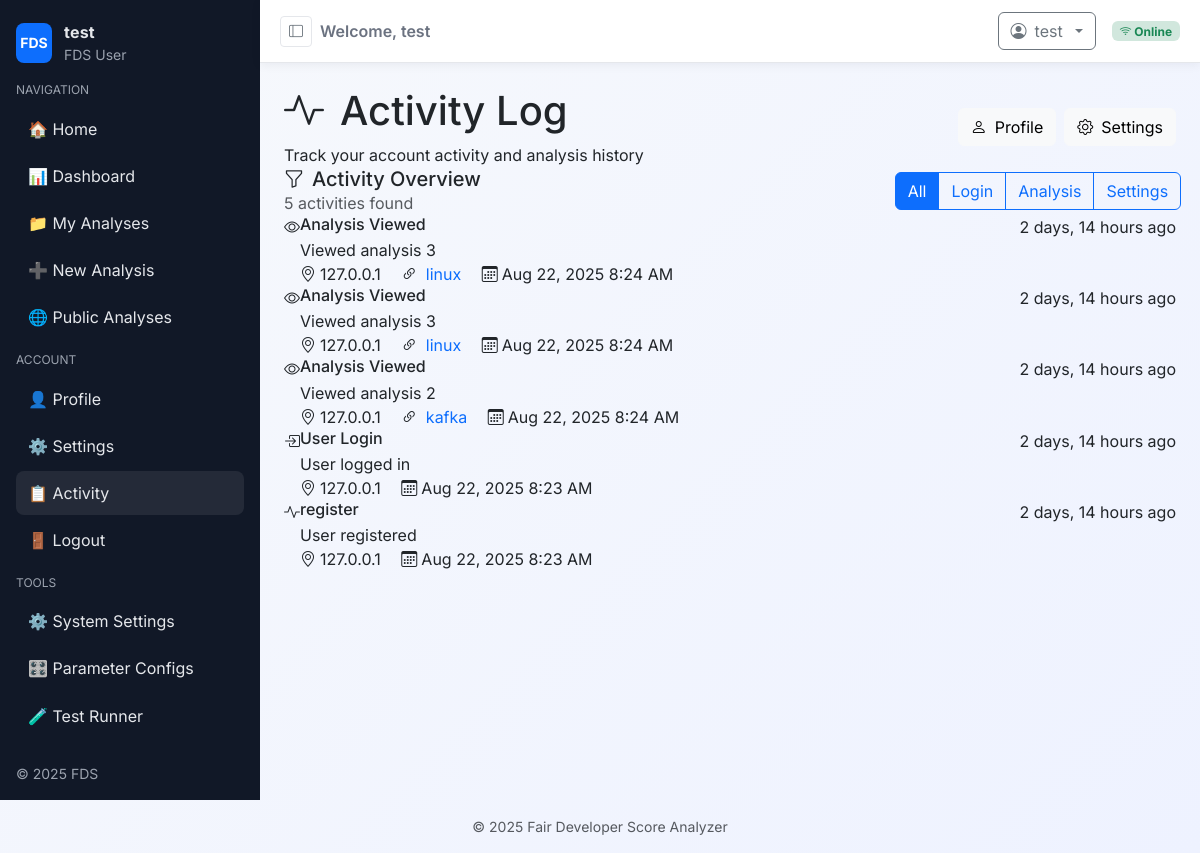
Page /activity/ (signed in) on the earlier database version.
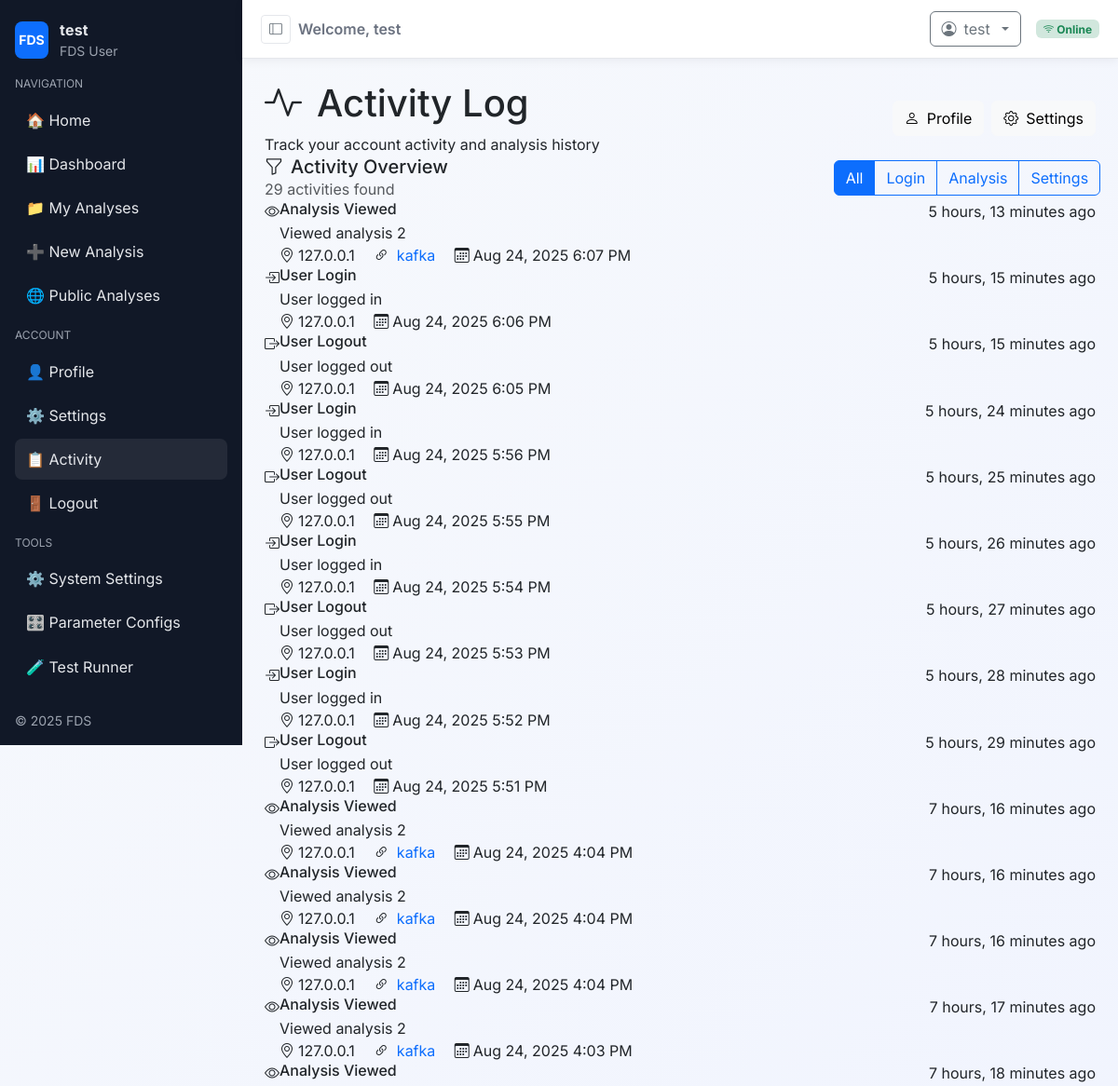
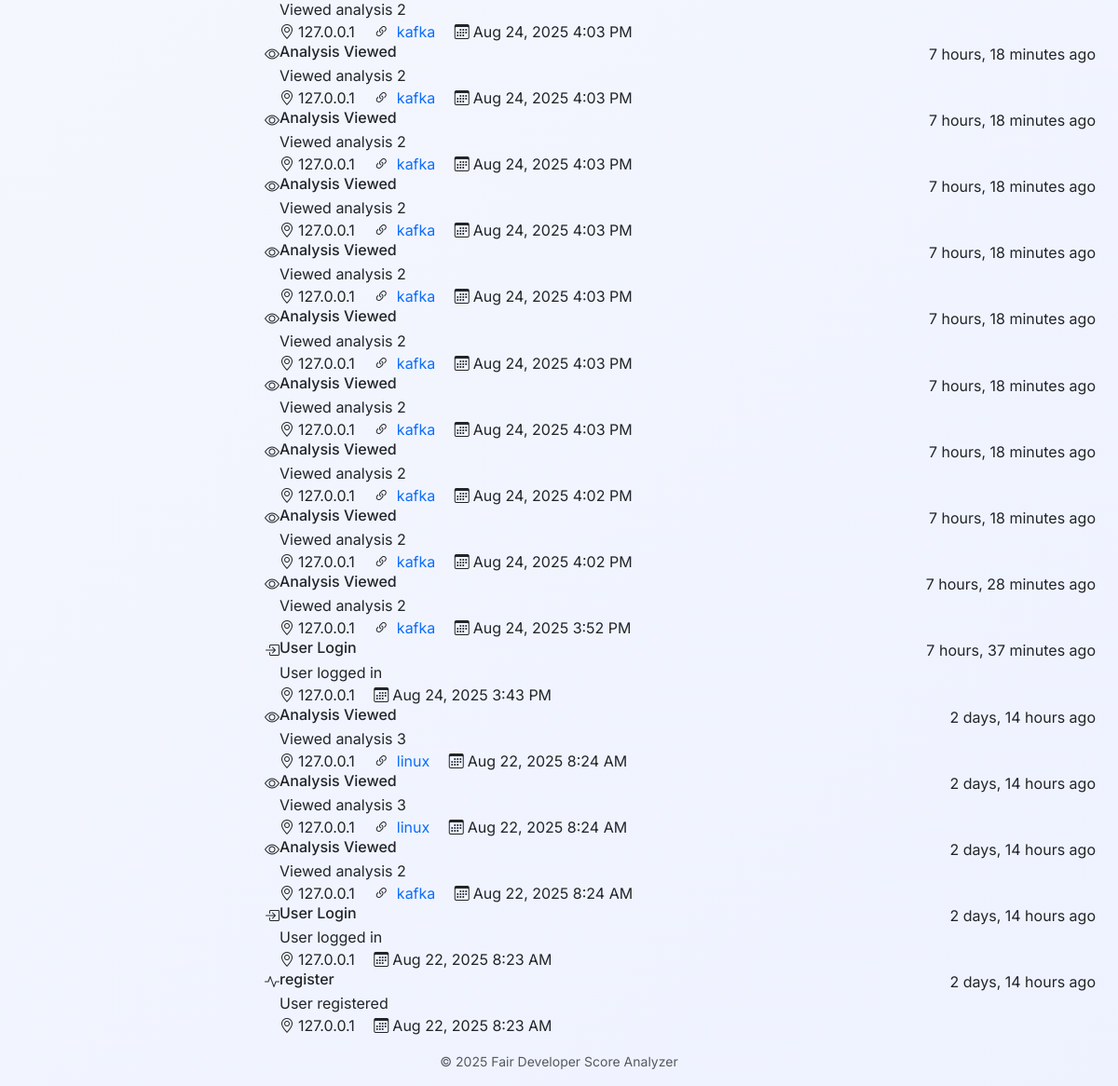
Same page on the later database version (2 pictures, top to bottom).
### dev_productivity/models.py (models this page shows, shortened)
class ActivityLog(models.Model):
    ACTION_CHOICES = [
        ('login', 'User Login'),
        ('logout', 'User Logout'),
        ('analysis_create', 'Analysis Created'),
        ('analysis_view', 'Analysis Viewed'),
        ('analysis_delete', 'Analysis Deleted'),
        ('analysis_share', 'Analysis Shared'),
        ('settings_update', 'Settings Updated'),
        ('token_update', 'GitHub Token Updated'),
    ]
    user = models.ForeignKey(User, on_delete=models.CASCADE, related_name='activity_logs')
    action = models.CharField(max_length=30, choices=ACTION_CHOICES)
    description = models.TextField(blank=True)
    ip_address = models.GenericIPAddressField(blank=True, null=True)
    user_agent = models.TextField(blank=True)
    analysis = models.ForeignKey(FDSAnalysis, on_delete=models.SET_NULL, null=True, blank=True)
    metadata = models.JSONField(default=dict, blank=True)
    created_at = models.DateTimeField(default=timezone.now)
    class Meta:
        ordering = ['-created_at']

class FDSAnalysis(models.Model):
    STATUS_CHOICES = [
        ('pending', 'Pending'),
        ('running', 'Running'),
        ('completed', 'Completed'),
        ('failed', 'Failed'),
    ]
    user = models.ForeignKey(User, on_delete=models.CASCADE, related_name='analyses')
    repo_url = models.URLField(max_length=500, help_text="GitHub repository URL")
    access_token = models.CharField(max_length=200, help_text="GitHub access token", blank=True)
    commit_limit = models.IntegerField(default=300, help_text="Number of commits to analyze")
    parameter_set = models.ForeignKey(FDSParameterSet, on_delete=models.SET_NULL, null=True, blank=True,
                                    help_text="Parameter configuration used for this analysis")
    status = models.CharField(max_length=20, choices=STATUS_CHOICES, default='pending')
    created_at = models.DateTimeField(default=timezone.now)
    started_at = models.DateTimeField(null=True, blank=True)
    completed_at = models.DateTimeField(null=True, blank=True)
    total_commits = models.IntegerField(null=True, blank=True)
    total_batches = models.IntegerField(null=True, blank=True)
    total_developers = models.IntegerField(null=True, blank=True)
    execution_time = models.FloatField(null=True, blank=True, help_text="Execution time in seconds")
    error_message = models.TextField(blank=True, null=True)
    is_public = models.BooleanField(default=False, help_text="Make analysis results publicly viewable")
    shared_with = models.ManyToManyField(User, blank=True, related_name='shared_analyses')
    class Meta:
        ordering = ['-created_at']
        verbose_name = "FDS Analysis"
        verbose_name_plural = "FDS Analyses"
    def get_repo_name(self):
        if self.repo_url:
            return self.repo_url.rstrip('/').split('/')[-1]
        return "Unknown Repository"

### dev_productivity/auth_views.py (the view)
# urls.py: path('activity/', auth_views.activity_log, name='activity_log'),
@login_required
@require_GET
def activity_log(request):
    activities = request.user.activity_logs.all()[:50]
    return render(request, 'dev_productivity/auth/activity_log.html', {'activities': activities})

### dev_productivity/models.py (called while the page is built)
    def get_full_name(self):
        return f"{self.first_name} {self.last_name}".strip()

### dev_productivity/templates/dev_productivity/auth/activity_log.html (shortened to what the changed rows need)
{% extends 'dev_productivity/base.html' %}
{% load static %}
{% block content %}
<div class="activity-header">
    <div class="container">
        <div class="row align-items-center">
            <div class="col-md-8">
                <h1 class="mb-2">
                    <i class="bi bi-activity me-3"></i>Activity Log
                </h1>
            </div>
        </div>
    </div>
</div>
<div class="container">
    <div class="filter-section">
        <div class="row align-items-center">
            <div class="col-md-8">
                <h5 class="mb-0">
                    <i class="bi bi-funnel me-2"></i>Activity Overview
                </h5>
                <p class="text-muted mb-0">{{ activities.count }} activities found</p>
            </div>
        </div>
    </div>
    <div class="activity-card">
        <div class="card-body p-0">
            {% if activities %}
                {% for activity in activities %}
                <div class="activity-item" data-action="{{ activity.action }}">
                    <div class="d-flex align-items-start">
                        <div class="activity-icon activity-{{ activity.action }}">
                            {% if activity.action == 'login' %}
                                <i class="bi bi-box-arrow-in-right"></i>
                            {% elif activity.action == 'logout' %}
                                <i class="bi bi-box-arrow-right"></i>
                            {% elif activity.action == 'analysis_create' %}
                                <i class="bi bi-plus-circle"></i>
                            {% elif activity.action == 'analysis_view' %}
                                <i class="bi bi-eye"></i>
                            {% elif activity.action == 'analysis_delete' %}
                                <i class="bi bi-trash"></i>
                            {% elif activity.action == 'analysis_share' %}
                                <i class="bi bi-share"></i>
                            {% elif activity.action == 'settings_update' %}
                                <i class="bi bi-gear"></i>
                            {% elif activity.action == 'token_update' %}
                                <i class="bi bi-key"></i>
                            {% else %}
                                <i class="bi bi-activity"></i>
                            {% endif %}
                        </div>
                        <div class="flex-grow-1">
                            <div class="d-flex justify-content-between align-items-start">
                                <div>
                                    <h6 class="mb-1">{{ activity.get_action_display }}</h6>
                                    {% if activity.description %}
                                        <div class="activity-description">{{ activity.description }}</div>
                                    {% endif %}
                                </div>
                                <div class="activity-time">{{ activity.created_at|timesince }} ago</div>
                            </div>
                            <div class="activity-meta">
                                {% if activity.ip_address %}
                                    <i class="bi bi-geo-alt me-1"></i>{{ activity.ip_address }}
                                {% endif %}
                                {% if activity.analysis %}
                                    <i class="bi bi-link-45deg me-1 ms-3"></i>
                                    <a href="{% url 'analysis_detail' activity.analysis.id %}" class="text-decoration-none">
                                        {{ activity.analysis.get_repo_name }}
                                    </a>
                                {% endif %}
                                <i class="bi bi-calendar3 me-1 ms-3"></i>{{ activity.created_at|date:"M j, Y g:i A" }}
                            </div>
                        </div>
                    </div>
                </div>
                {% endfor %}
            {% endif %}
        </div>
    </div>
</div>
{% endblock %}

Differences in the rows shown:
added ActivityLog: action "Analysis Viewed", description "Viewed analysis 2", created_at "5 hours, 13 minutes", ip_address "127.0.0.1", analysis.get_repo_name "kafka", created_at "Aug 24, 2025 6:07 PM"
added ActivityLog: action "User Login", description "User logged in", created_at "5 hours, 15 minutes", ip_address "127.0.0.1", created_at "Aug 24, 2025 6:06 PM"
added ActivityLog: action "User Logout", description "User logged out", created_at "5 hours, 15 minutes", ip_address "127.0.0.1", created_at "Aug 24, 2025 6:05 PM"
added ActivityLog: action "User Login", description "User logged in", created_at "5 hours, 24 minutes", ip_address "127.0.0.1", created_at "Aug 24, 2025 5:56 PM"
added ActivityLog: action "User Logout", description "User logged out", created_at "5 hours, 25 minutes", ip_address "127.0.0.1", created_at "Aug 24, 2025 5:55 PM"
added ActivityLog: action "User Login", description "User logged in", created_at "5 hours, 26 minutes", ip_address "127.0.0.1", created_at "Aug 24, 2025 5:54 PM"
added ActivityLog: action "User Logout", description "User logged out", created_at "5 hours, 27 minutes", ip_address "127.0.0.1", created_at "Aug 24, 2025 5:53 PM"
added ActivityLog: action "User Login", description "User logged in", created_at "5 hours, 28 minutes", ip_address "127.0.0.1", created_at "Aug 24, 2025 5:52 PM"
added ActivityLog: action "User Logout", description "User logged out", created_at "5 hours, 29 minutes", ip_address "127.0.0.1", created_at "Aug 24, 2025 5:51 PM"
added ActivityLog: action "Analysis Viewed", description "Viewed analysis 2", created_at "7 hours, 16 minutes", ip_address "127.0.0.1", analysis.get_repo_name "kafka", created_at "Aug 24, 2025 4:04 PM"
added ActivityLog: action "Analysis Viewed", description "Viewed analysis 2", created_at "7 hours, 16 minutes", ip_address "127.0.0.1", analysis.get_repo_name "kafka", created_at "Aug 24, 2025 4:04 PM"
added ActivityLog: action "Analysis Viewed", description "Viewed analysis 2", created_at "7 hours, 16 minutes", ip_address "127.0.0.1", analysis.get_repo_name "kafka", created_at "Aug 24, 2025 4:04 PM"
added ActivityLog: action "Analysis Viewed", description "Viewed analysis 2", created_at "7 hours, 17 minutes", ip_address "127.0.0.1", analysis.get_repo_name "kafka", created_at "Aug 24, 2025 4:03 PM"
added ActivityLog: action "Analysis Viewed", description "Viewed analysis 2", created_at "7 hours, 18 minutes", ip_address "127.0.0.1", analysis.get_repo_name "kafka", created_at "Aug 24, 2025 4:03 PM"
added ActivityLog: action "Analysis Viewed", description "Viewed analysis 2", created_at "7 hours, 18 minutes", ip_address "127.0.0.1", analysis.get_repo_name "kafka", created_at "Aug 24, 2025 4:03 PM"
added ActivityLog: action "Analysis Viewed", description "Viewed analysis 2", created_at "7 hours, 18 minutes", ip_address "127.0.0.1", analysis.get_repo_name "kafka", created_at "Aug 24, 2025 4:03 PM"
added ActivityLog: action "Analysis Viewed", description "Viewed analysis 2", created_at "7 hours, 18 minutes", ip_address "127.0.0.1", analysis.get_repo_name "kafka", created_at "Aug 24, 2025 4:03 PM"
added ActivityLog: action "Analysis Viewed", description "Viewed analysis 2", created_at "7 hours, 18 minutes", ip_address "127.0.0.1", analysis.get_repo_name "kafka", created_at "Aug 24, 2025 4:03 PM"
added ActivityLog: action "Analysis Viewed", description "Viewed analysis 2", created_at "7 hours, 18 minutes", ip_address "127.0.0.1", analysis.get_repo_name "kafka", created_at "Aug 24, 2025 4:03 PM"
added ActivityLog: action "Analysis Viewed", description "Viewed analysis 2", created_at "7 hours, 18 minutes", ip_address "127.0.0.1", analysis.get_repo_name "kafka", created_at "Aug 24, 2025 4:03 PM"
added ActivityLog: action "Analysis Viewed", description "Viewed analysis 2", created_at "7 hours, 18 minutes", ip_address "127.0.0.1", analysis.get_repo_name "kafka", created_at "Aug 24, 2025 4:02 PM"
added ActivityLog: action "Analysis Viewed", description "Viewed analysis 2", created_at "7 hours, 18 minutes", ip_address "127.0.0.1", analysis.get_repo_name "kafka", created_at "Aug 24, 2025 4:02 PM"
added ActivityLog: action "Analysis Viewed", description "Viewed analysis 2", created_at "7 hours, 28 minutes", ip_address "127.0.0.1", analysis.get_repo_name "kafka", created_at "Aug 24, 2025 3:52 PM"
added ActivityLog: action "User Login", description "User logged in", created_at "7 hours, 37 minutes", ip_address "127.0.0.1", created_at "Aug 24, 2025 3:43 PM"
Other differences:
{{ activities.count }}: "5" → "29"
